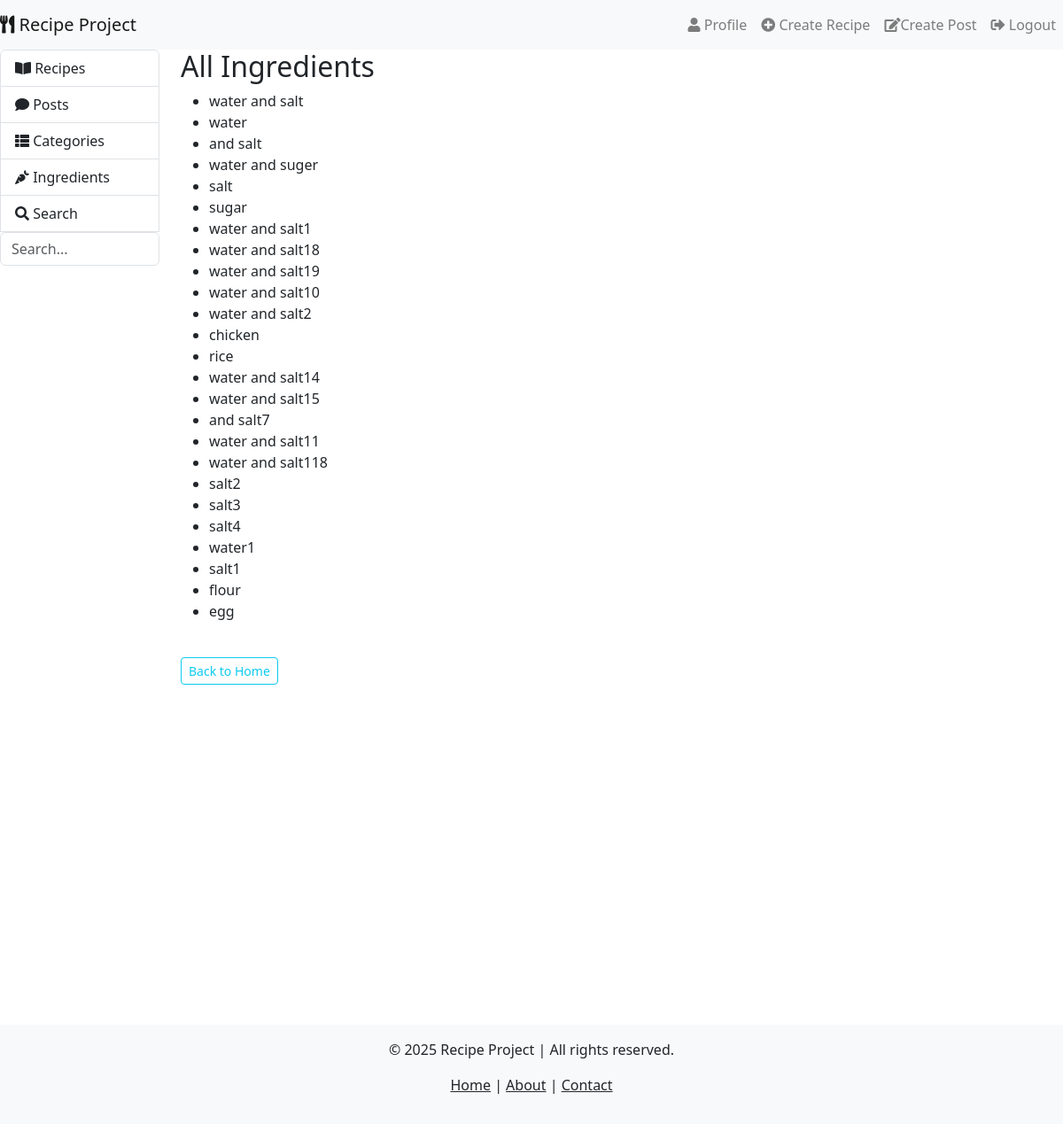
/ingredients/ (signed in), run on the app's committed database.
### recipe_app/models.py (models this page shows, shortened)
class Ingredient(models.Model):
    name = models.CharField(max_length=100, unique=True)

### recipe_app/views.py (the view)
# urls.py: path('ingredients/', views.IngredientListView.as_view(), name='ingredient_list'),
class IngredientListView(ListView):
    model = Ingredient
    template_name = 'ingredient_list.html'
    context_object_name = 'ingredients'

### recipe_app/context_processors.py (called while the page is built)
def current_year(request):
    return {'current_year': datetime.now().year}

### templates/ingredient_list.html
{% extends 'base.html' %}
{% block content %}
    <h2>All Ingredients</h2>
    <ul>
        {% for ingredient in ingredients %}
            <li>{{ ingredient.name }}</li>
        {% endfor %}
    </ul>
    <br>
    <a href="{% url 'home' %}"><button type="button" class="btn btn-outline-info btn-sm">Back to Home</button></a>
{% endblock %}

### data on the page
Ingredient: name "water and salt"
Ingredient: name "water"
Ingredient: name "and salt"
Ingredient: name "water and suger"
Ingredient: name "salt"
Ingredient: name "sugar"
Ingredient: name "water and salt1"
Ingredient: name "water and salt18"
Ingredient: name "water and salt19"
Ingredient: name "water and salt10"
Ingredient: name "water and salt2"
Ingredient: name "chicken"
Ingredient: name "rice"
Ingredient: name "water and salt14"
Ingredient: name "water and salt15"
Ingredient: name "and salt7"
Ingredient: name "water and salt11"
Ingredient: name "water and salt118"
Ingredient: name "salt2"
Ingredient: name "salt3"
Ingredient: name "salt4"
Ingredient: name "water1"
Ingredient: name "salt1"
Ingredient: name "flour"
Ingredient: name "egg"
